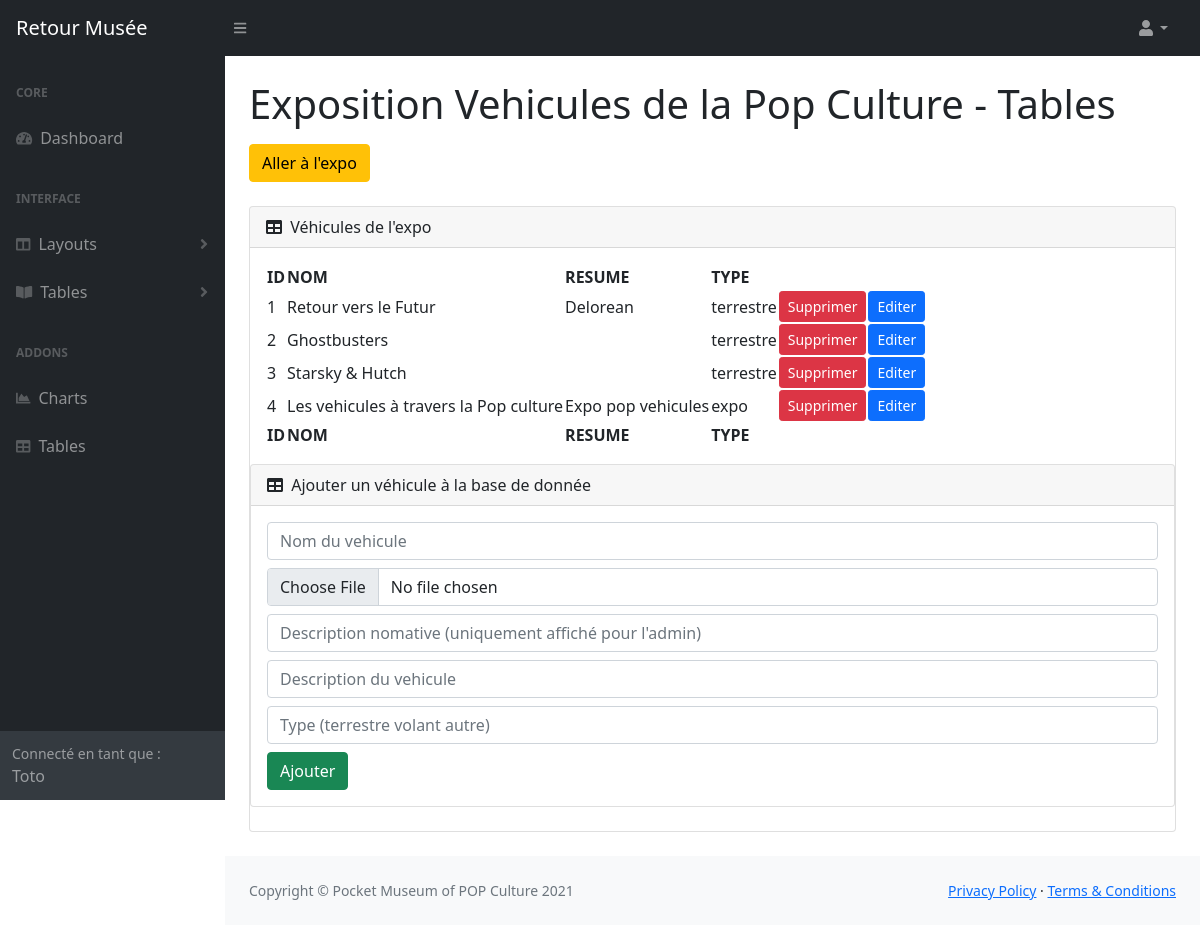
Page /admin/Expo_vehicules.php (signed in) on the committed database.
### tables this page shows
CREATE TABLE `popvehicules` (
  `ID` int(11) NOT NULL,
  `NAME` varchar(100) NOT NULL,
  `DESCRIPTION` varchar(100) NOT NULL,
  `IMAGE` longblob NOT NULL,
  `CONTENT` longtext NOT NULL,
  `TYPE` varchar(255) NOT NULL,
  `EVALUATION` int(1) DEFAULT NULL
);

### DAO/VehiculeDAO.php (called while the page is built, shortened)
<?php
require_once(__DIR__ . "/../MODEL/Vehicule.php");
class VehiculeDAO extends Connection
{
    function displayAllVehicule()
    {
        try {
            $db = $this->connectionDB();
            $stmt = $db->prepare("SELECT * FROM popvehicules");
            $stmt->execute();
            $result = $stmt->get_result();
            $data = $result->fetch_all(MYSQLI_ASSOC);
        } catch (mysqli_sql_exception $error) {
            $message = "La requête que vous tentez d'obtenir n'a pas pu aboutir. \"" . $error->getCode() . " La tentative d'inscription a échoué\"";
            throw new VehiculeDAOException($message);
        }
        $vehicules = [];
        foreach ($data as $value) {
            $vehicules[] = (new Vehicule())
                ->setID($value["ID"])
                ->setNAME($value["NAME"])
                ->setDESCRIPTION($value["DESCRIPTION"])
                ->setIMAGE($value["IMAGE"])
                ->setCONTENT($value["CONTENT"])
                ->setTYPE($value["TYPE"]);
        }
        return $vehicules;
    }
}

### SERVICE/VehiculeService.php (called while the page is built, shortened)
<?php
include_once(__DIR__ . "/../DAO/VehiculeDAO.php");
class VehiculeService
{
    public function displayAllVehicule()
    {
        $vehiculeDAO = new VehiculeDAO();
        try {
            $vehiculeService = $vehiculeDAO->displayAllVehicule();
        } catch (VehiculeDAOException $error) {
            throw new VehiculeServiceException($error->getMessage());
        }
        return $vehiculeService;
    }
}

### MODEL/Vehicule.php (called while the page is built, shortened)
<?php
class Vehicule
{
    private int $ID;
    private string $NAME;
    private string $DESCRIPTION;
    private string $TYPE;
    public function getID()
    {
        return $this->ID;
    }
    public function setID($ID)
    {
        $this->ID = $ID;
        return $this;
    }
    public function getNAME()
    {
        return $this->NAME;
    }
    public function setNAME($NAME)
    {
        $this->NAME = $NAME;
        return $this;
    }
    public function getDESCRIPTION()
    {
        return $this->DESCRIPTION;
    }
    public function setDESCRIPTION($DESCRIPTION)
    {
        $this->DESCRIPTION = $DESCRIPTION;
        return $this;
    }
    public function setIMAGE($IMAGE)
    {
        return $this;
    }
    public function setCONTENT($CONTENT)
    {
        return $this;
    }
    public function getTYPE()
    {
        return $this->TYPE;
    }
    public function setTYPE($TYPE)
    {
        $this->TYPE = $TYPE;
        return $this;
    }
}

### admin/Expo_vehicules.php (the view, shortened to what this page needs)
<?php require_once "views/view_header_admin.php" ?>
<?php require_once "views/view_footer_admin.php" ?>
<?php require_once('../Service/VehiculeService.php'); ?>
<div id="layoutSidenav">
    <div id="layoutSidenav_content">
        <main>
            <div class="container-fluid px-4">
                <h1 class="mt-4">Exposition Vehicules de la Pop Culture - Tables</h1>
                <ol class="breadcrumb mb-4">
                    <li class="breadcrumb-item active"><a href="../vehiculespop.php" target="blank"><button class="btn btn-warning mt-2" name="expo">Aller à l'expo</button></a></li>
                </ol>
                <div class="card mb-4">
                    <div class="card-header">
                        <i class="fas fa-table me-1"></i>
                        Véhicules de l'expo
                    </div>
                    <div class="card-body">
                        <table id="datatablesSimple">
                            <thead>
                                <tr>
                                    <th>ID</th>
                                    <th>NOM</th>
                                    <th>RESUME</th>
                                    <th>TYPE</th>
                                </tr>
                            </thead>
                            <tfoot>
                                <tr>
                                    <th>ID</th>
                                    <th>NOM</th>
                                    <th>RESUME</th>
                                    <th>TYPE</th>
                                </tr>
                            </tfoot>
                            <tbody>
                                <?php
                                $vehicules = (new VehiculeService())->displayAllVehicule();
                                foreach ($vehicules as $value) {
                                    $id = $value->getID();
                                    $title = $value->getNAME();
                                    $content = $value->getDESCRIPTION();
                                    $type = $value->getTYPE();
                                ?>
                                    <tr>
                                        <td><?= $id ?></td>
                                        <td><?= $title ?></td>
                                        <td><?= $content ?></td>
                                        <td><?= $type ?></td>
                                        <td><a class='btn btn-danger btn-sm' href='controller/delete_vehicule.php?id=<?= $id ?>'>Supprimer</a></td>
                                        <td><a class='btn btn-primary btn-sm' href='controller/delete_vehicule.php?id=<?= $id ?>'>Editer</a></td>
                                    </tr>
                                <?php }
                                ?>
                            </tbody>
                        </table>
                    </div>
                    <div class="card mb-4">
                        <div class="card-header">
                            <i class="fas fa-table me-1"></i>
                            Ajouter un véhicule à la base de donnée
                        </div>
                        <div class="card-body">
                            <form action="" method="POST" enctype="multipart/form-data">
                                <div class="form-group mb-2">
                                    <input type="text" class="form-control" name="expo_title" placeholder="Nom du vehicule">
                                </div>
                                <div class="form-group mb-2">
                                    <input type="file" class="form-control" name="expo_image" accept="image/png, image/jpeg" placeholder="image">
                                </div>
                                <div class="form-group mb-2">
                                    <input type="text" class="form-control" name="expo_desc" placeholder="Description nomative (uniquement affiché pour l'admin)">
                                </div>
                                <div class="form-group mb-2">
                                    <input type="text" class="form-control" name="expo_description" placeholder="Description du vehicule">
                                </div>
                                <div class="form-group mb-2">
                                    <input type="text" class="form-control" name="expo_type" placeholder="Type (terrestre volant autre)">
                                </div>
                                <button class="btn btn-success" type="submit" name="submit">Ajouter</button>
                            </form>
                        </div>
                    </div>
                </div>
        </main>

### rows in the picture
popvehicules: ID "1", NAME "Retour vers le Futur", DESCRIPTION "Delorean", TYPE "terrestre"
popvehicules: ID "2", NAME "Ghostbusters", TYPE "terrestre"
popvehicules: ID "3", NAME "Starsky & Hutch", TYPE "terrestre"
popvehicules: ID "4", NAME "Les vehicules à travers la Pop culture", DESCRIPTION "Expo pop vehicules", TYPE "expo"

### other values in the picture
$_SESSION['user_nickname'] "Toto"
